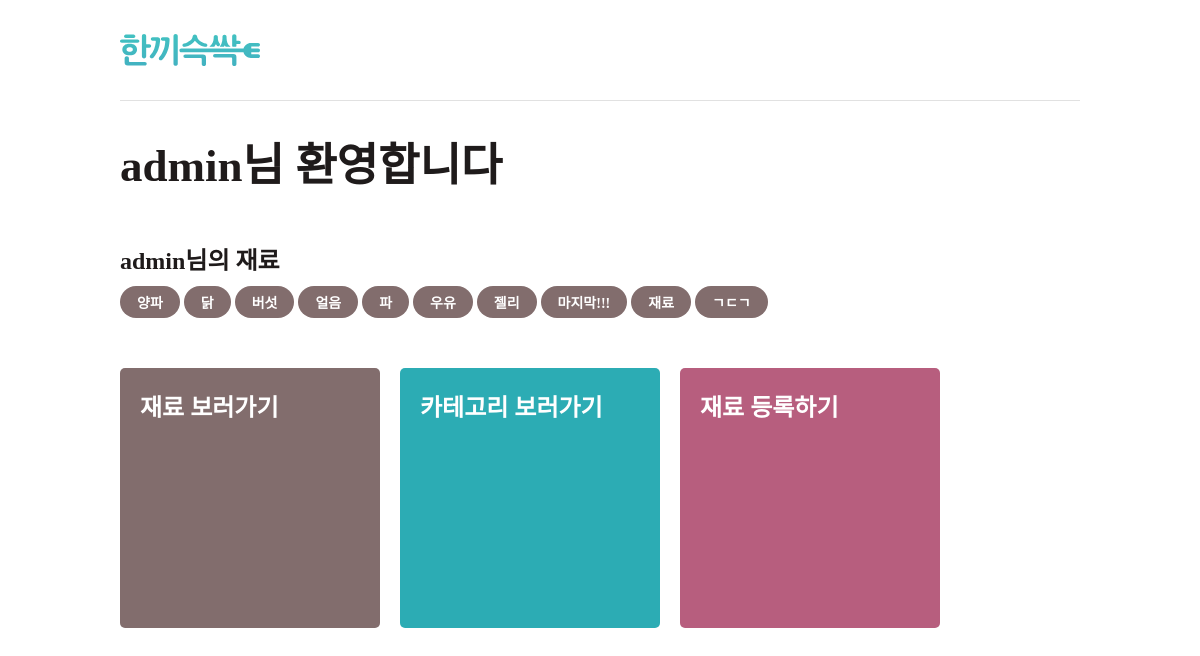
/home/ (signed in), run on an earlier commit of the app's database.
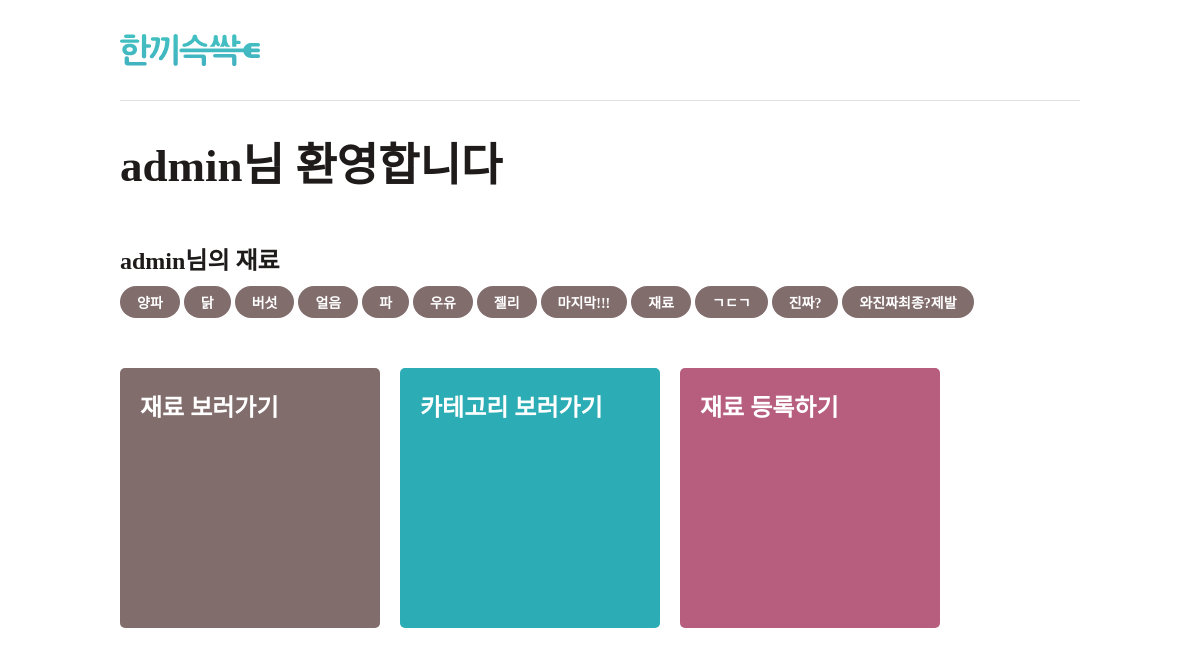
And on a later commit of the database.
### tag_list/models.py (models this page shows, shortened)
class food(models.Model):
    user = models.ForeignKey(User,on_delete=models.CASCADE)
    foodname = models.CharField(max_length=20)
    date = models.CharField(max_length=20)

### tag_list/views.py (the view)
# urls.py: path('home/', views.home, name= 'home'),
def home(request):
    global user
    user = request.user
    foodname = food.objects.filter(user = request.user)
    return render(request, 'main.html', {'user':user,'foodname':foodname})

### tag_list/templates/main.html (shortened to what this page needs)
{% load static %}
<!DOCTYPE html>
<html lang="en">
<head>
    <link href="https://cdn.jsdelivr.net/gh/sunn-us/SUIT/fonts/static/woff2/SUIT.css" rel="stylesheet">
    <link rel="stylesheet" href="{% static 'css/header.css' %}">
    <link rel="stylesheet" type = 'text/css' href = "{% static 'css/main.css' %}">
</head>
<body>
    <div class="header">
        <img src = "{% static 'image/Logo.svg' %}"/>
    </div>
    <div class="content">
        <div class="user-box">
            <h2>{{ user.username }}님 환영합니다</h2>
        </div>
        <div class="ingredient-box">
            <h2>{{ user.username }}님의 재료</h2>
                <div class="list-box">
                    {% for i in foodname %}
                        <div class="list color1">{{ i.foodname }}</div>
                    {% endfor %}
                </div>
        </div>
        <div class="menu-box">
            <div id="ingredient-btn" class="menu color1">
                <h2>재료 보러가기</h2>
            </div>
            <div id="category-btn" class="menu color2">
                <h2>카테고리 보러가기</h2>
            </div>
            <div id="barcode-btn" class="menu color3">
                <h2>재료 등록하기</h2>
            </div>
        </div>
    </div>
</body>
</html>

What changed in the data, as far as the page shows it:
added food: foodname "진짜?"
added food: foodname "와진짜최종?제발"
